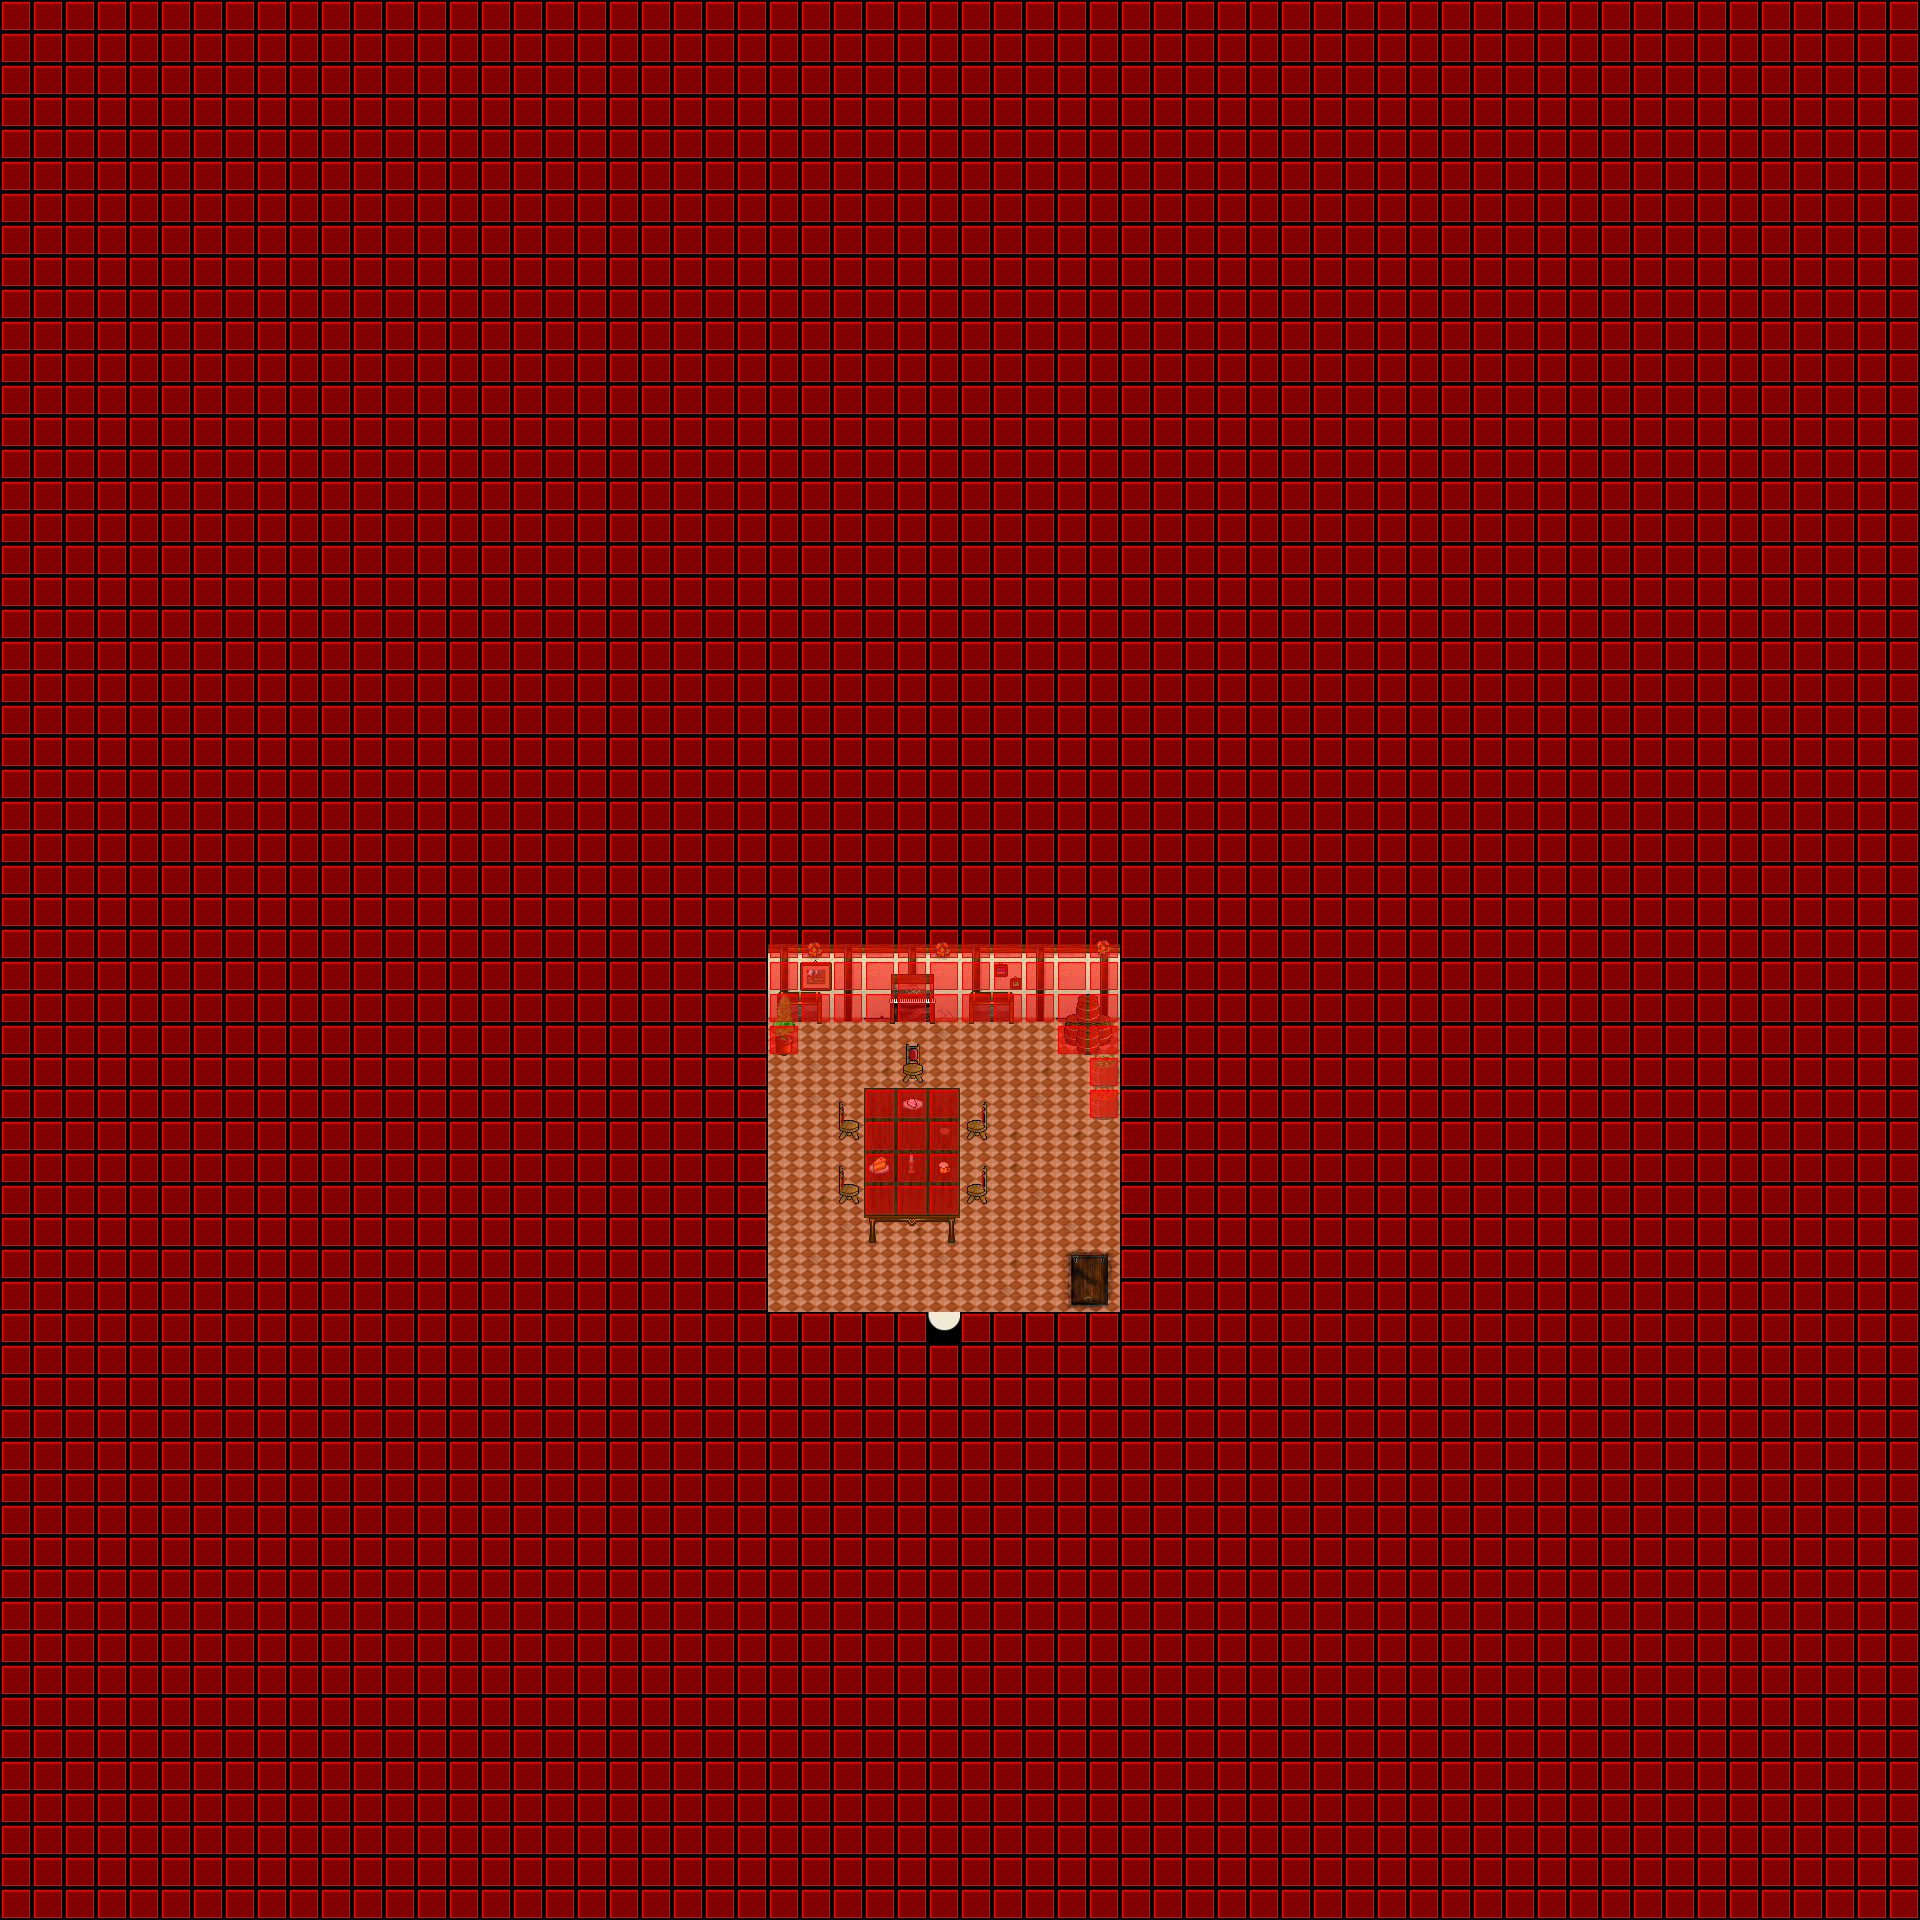

Below is a game level as drawn by its tile map, then a one-line description and the .tmx that defines it (tile-layer data replaced by summaries):
An orthogonal 60x60 tile map with 32x32 px tiles, 6 tile layers (Ground, Ground, Ground, Fringe, ...), 6 tilesets and 3 objects (2x WARP, SCRIPT).

<map version="1.0" orientation="orthogonal" width="60" height="60" tilewidth="32" tileheight="32">
 <properties>
  <property name="music" value="faith.ogg" />
 </properties>
 <tileset firstgid="1" name="indoor3_32_32" tilewidth="32" tileheight="32">
  <image source="../graphics/tiles/indoor3_32_32.png" width="1024" height="1024" />
 </tileset>
 <tileset firstgid="1025" name="indoor2_32_32" tilewidth="32" tileheight="32">
  <image source="../graphics/tiles/indoor2_32_32.png" width="1024" height="1024" />
 </tileset>
 <tileset firstgid="2049" name="collision1_32_32" tilewidth="32" tileheight="32">
  <image source="../graphics/tiles/collision1_32_32.png" width="1024" height="1024" />
 </tileset>
 <tileset firstgid="3073" name="desert1_32_32" tilewidth="32" tileheight="32">
  <image source="../graphics/tiles/desert1_32_32.png" width="1024" height="1024" />
 </tileset>
 <tileset firstgid="4097" name="indoor2_32_64" tilewidth="32" tileheight="64">
  <image source="../graphics/tiles/indoor2_32_64.png" width="1024" height="1024" />
 </tileset>
 <tileset firstgid="4609" name="indoor2_32_96" tilewidth="32" tileheight="96">
  <image source="../graphics/tiles/indoor2_32_96.png" width="1024" height="960" />
 </tileset>
 <layer name="Ground" width="60" height="60">
  <data>[3600 cells, 3600 non-empty, 9 distinct tile ids]</data>
 </layer>
 <layer name="Ground" width="60" height="60">
  <data>[3600 cells, 50 non-empty, 24 distinct tile ids]</data>
 </layer>
 <layer name="Ground" width="60" height="60">
  <data>[3600 cells, 11 non-empty, 9 distinct tile ids]</data>
 </layer>
 <layer name="Fringe" width="60" height="60">
  <data>[3600 cells, 11 non-empty, 9 distinct tile ids]</data>
 </layer>
 <layer name="Over" width="60" height="60">
  <data>[3600 cells, 0 non-empty, 0 distinct tile ids]</data>
 </layer>
 <layer name="Collision" width="60" height="60">
  <data>[3600 cells, 3517 non-empty, 1 distinct tile ids]</data>
 </layer>
 <objectgroup name="Object" width="60" height="60">
  <object name="External Map Events" type="SCRIPT" x="0" y="0">
   <properties>
    <property name="FILENAME" value="scripts/maps/iw-lauria-flat03-o00-o00-o00.lua" />
   </properties>
  </object>
  <object name="Warp to ow-p2-p4" type="WARP" x="928" y="1312" width="32" height="32">
   <properties>
    <property name="DEST_MAP" value="ow-p0002-p0004-o0000" />
    <property name="DEST_X" value="3312" />
    <property name="DEST_Y" value="3136" />
   </properties>
  </object>
  <object name="Warp to cellar" type="WARP" x="1056" y="1248" width="64" height="64">
   <properties>
    <property name="DEST_MAP" value="iw-lauria-flat03-o00-o00-n01" />
    <property name="DEST_X" value="1024" />
    <property name="DEST_Y" value="1280" />
   </properties>
  </object>
 </objectgroup>
</map>
